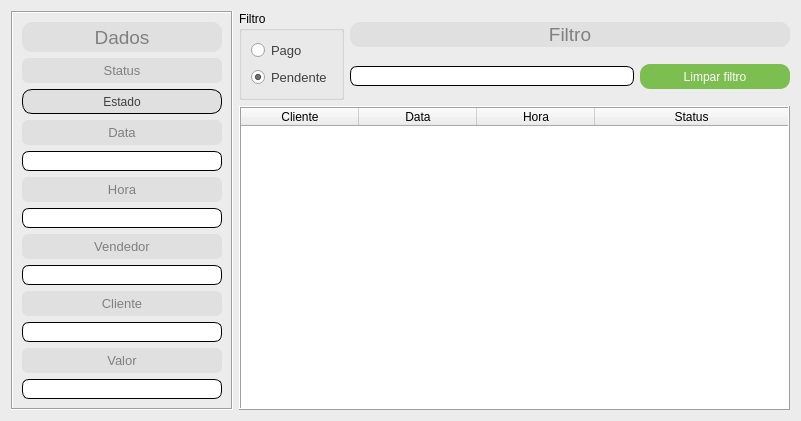
<?xml version="1.0" encoding="UTF-8"?>
<ui version="4.0">
 <class>fm_relatorio_comodato</class>
 <widget class="QDialog" name="fm_relatorio_comodato">
  <property name="geometry">
   <rect>
    <x>0</x>
    <y>0</y>
    <width>801</width>
    <height>417</height>
   </rect>
  </property>
  <property name="windowTitle">
   <string>Relatório de comodato</string>
  </property>
  <property name="styleSheet">
   <string notr="true">QDialog{
background:#ececec
}</string>
  </property>
  <layout class="QGridLayout" name="gridLayout">
   <item row="0" column="0" rowspan="2">
    <widget class="QFrame" name="frame">
     <property name="sizePolicy">
      <sizepolicy hsizetype="Maximum" vsizetype="Minimum">
       <horstretch>0</horstretch>
       <verstretch>0</verstretch>
      </sizepolicy>
     </property>
     <property name="maximumSize">
      <size>
       <width>16777215</width>
       <height>16777215</height>
      </size>
     </property>
     <property name="frameShape">
      <enum>QFrame::Box</enum>
     </property>
     <property name="frameShadow">
      <enum>QFrame::Sunken</enum>
     </property>
     <layout class="QVBoxLayout" name="verticalLayout_7">
      <item>
       <widget class="QLabel" name="label">
        <property name="sizePolicy">
         <sizepolicy hsizetype="Preferred" vsizetype="Preferred">
          <horstretch>0</horstretch>
          <verstretch>0</verstretch>
         </sizepolicy>
        </property>
        <property name="minimumSize">
         <size>
          <width>200</width>
          <height>30</height>
         </size>
        </property>
        <property name="styleSheet">
         <string notr="true">QLabel{
background:#e0e0e0;
color:#808080;
font-size:14pt;
border:none;
border-radius:10px;
}</string>
        </property>
        <property name="text">
         <string>Dados</string>
        </property>
        <property name="alignment">
         <set>Qt::AlignCenter</set>
        </property>
       </widget>
      </item>
      <item>
       <widget class="QLabel" name="lbStatus">
        <property name="minimumSize">
         <size>
          <width>200</width>
          <height>25</height>
         </size>
        </property>
        <property name="styleSheet">
         <string notr="true">QLabel{
background:#e0e0e0;
color:#808080;
font-size:10pt;
border:none;
border-radius:6px;
}</string>
        </property>
        <property name="text">
         <string>Status</string>
        </property>
        <property name="alignment">
         <set>Qt::AlignCenter</set>
        </property>
       </widget>
      </item>
      <item>
       <widget class="QPushButton" name="btnStatus">
        <property name="sizePolicy">
         <sizepolicy hsizetype="Preferred" vsizetype="Maximum">
          <horstretch>0</horstretch>
          <verstretch>0</verstretch>
         </sizepolicy>
        </property>
        <property name="minimumSize">
         <size>
          <width>200</width>
          <height>25</height>
         </size>
        </property>
        <property name="cursor">
         <cursorShape>PointingHandCursor</cursorShape>
        </property>
        <property name="layoutDirection">
         <enum>Qt::LeftToRight</enum>
        </property>
        <property name="styleSheet">
         <string notr="true">QPushButton:enabled{background:#e0e0e0;}
QPushButton:disabled{background:#e0e0e0;}
QPushButton:pressed{background:#e0e0e0;}
QPushButton{
color:#404040;
font-size:9pt;
border:none;
border-radius:10px;
border:1px solid black;
}</string>
        </property>
        <property name="text">
         <string>Estado</string>
        </property>
        <property name="checkable">
         <bool>false</bool>
        </property>
       </widget>
      </item>
      <item>
       <widget class="QLabel" name="lbData">
        <property name="minimumSize">
         <size>
          <width>200</width>
          <height>25</height>
         </size>
        </property>
        <property name="styleSheet">
         <string notr="true">QLabel{
background:#e0e0e0;
color:#808080;
font-size:10pt;
border:none;
border-radius:6px;
}</string>
        </property>
        <property name="text">
         <string>Data</string>
        </property>
        <property name="alignment">
         <set>Qt::AlignCenter</set>
        </property>
       </widget>
      </item>
      <item>
       <widget class="QLineEdit" name="lineData">
        <property name="sizePolicy">
         <sizepolicy hsizetype="Expanding" vsizetype="Maximum">
          <horstretch>0</horstretch>
          <verstretch>0</verstretch>
         </sizepolicy>
        </property>
        <property name="minimumSize">
         <size>
          <width>200</width>
          <height>20</height>
         </size>
        </property>
        <property name="styleSheet">
         <string notr="true">QLineEdit:enabled{background:#ffffff;}
QLineEdit:disabled{background:#e7e7e7;}
QLineEdit{
color:#303030;
font-size:9pt;
border-radius:7px;
border:1px solid black;
}</string>
        </property>
        <property name="text">
         <string/>
        </property>
        <property name="readOnly">
         <bool>true</bool>
        </property>
       </widget>
      </item>
      <item>
       <widget class="QLabel" name="lbHora">
        <property name="minimumSize">
         <size>
          <width>200</width>
          <height>25</height>
         </size>
        </property>
        <property name="styleSheet">
         <string notr="true">QLabel{
background:#e0e0e0;
color:#808080;
font-size:10pt;
border:none;
border-radius:6px;
}</string>
        </property>
        <property name="text">
         <string>Hora</string>
        </property>
        <property name="alignment">
         <set>Qt::AlignCenter</set>
        </property>
       </widget>
      </item>
      <item>
       <widget class="QLineEdit" name="lineHora">
        <property name="sizePolicy">
         <sizepolicy hsizetype="Expanding" vsizetype="Maximum">
          <horstretch>0</horstretch>
          <verstretch>0</verstretch>
         </sizepolicy>
        </property>
        <property name="minimumSize">
         <size>
          <width>200</width>
          <height>20</height>
         </size>
        </property>
        <property name="styleSheet">
         <string notr="true">QLineEdit:enabled{background:#ffffff;}
QLineEdit:disabled{background:#e7e7e7;}
QLineEdit{
color:#303030;
font-size:9pt;
border-radius:7px;
border:1px solid black;
}</string>
        </property>
        <property name="text">
         <string/>
        </property>
        <property name="readOnly">
         <bool>true</bool>
        </property>
       </widget>
      </item>
      <item>
       <widget class="QLabel" name="lbVendedor">
        <property name="minimumSize">
         <size>
          <width>200</width>
          <height>25</height>
         </size>
        </property>
        <property name="styleSheet">
         <string notr="true">QLabel{
background:#e0e0e0;
color:#808080;
font-size:10pt;
border:none;
border-radius:6px;
}</string>
        </property>
        <property name="text">
         <string>Vendedor</string>
        </property>
        <property name="alignment">
         <set>Qt::AlignCenter</set>
        </property>
       </widget>
      </item>
      <item>
       <widget class="QLineEdit" name="lineVendedor">
        <property name="sizePolicy">
         <sizepolicy hsizetype="Expanding" vsizetype="Maximum">
          <horstretch>0</horstretch>
          <verstretch>0</verstretch>
         </sizepolicy>
        </property>
        <property name="minimumSize">
         <size>
          <width>200</width>
          <height>20</height>
         </size>
        </property>
        <property name="styleSheet">
         <string notr="true">QLineEdit:enabled{background:#ffffff;}
QLineEdit:disabled{background:#e7e7e7;}
QLineEdit{
color:#303030;
font-size:9pt;
border-radius:7px;
border:1px solid black;
}</string>
        </property>
        <property name="text">
         <string/>
        </property>
        <property name="readOnly">
         <bool>true</bool>
        </property>
       </widget>
      </item>
      <item>
       <widget class="QLabel" name="lbCliente">
        <property name="minimumSize">
         <size>
          <width>200</width>
          <height>25</height>
         </size>
        </property>
        <property name="styleSheet">
         <string notr="true">QLabel{
background:#e0e0e0;
color:#808080;
font-size:10pt;
border:none;
border-radius:6px;
}</string>
        </property>
        <property name="text">
         <string>Cliente</string>
        </property>
        <property name="alignment">
         <set>Qt::AlignCenter</set>
        </property>
       </widget>
      </item>
      <item>
       <widget class="QLineEdit" name="lineCliente">
        <property name="sizePolicy">
         <sizepolicy hsizetype="Expanding" vsizetype="Maximum">
          <horstretch>0</horstretch>
          <verstretch>0</verstretch>
         </sizepolicy>
        </property>
        <property name="minimumSize">
         <size>
          <width>200</width>
          <height>20</height>
         </size>
        </property>
        <property name="styleSheet">
         <string notr="true">QLineEdit:enabled{background:#ffffff;}
QLineEdit:disabled{background:#e7e7e7;}
QLineEdit{
color:#303030;
font-size:9pt;
border-radius:7px;
border:1px solid black;
}</string>
        </property>
        <property name="text">
         <string/>
        </property>
        <property name="readOnly">
         <bool>true</bool>
        </property>
       </widget>
      </item>
      <item>
       <widget class="QLabel" name="lbValor">
        <property name="minimumSize">
         <size>
          <width>200</width>
          <height>25</height>
         </size>
        </property>
        <property name="styleSheet">
         <string notr="true">QLabel{
background:#e0e0e0;
color:#808080;
font-size:10pt;
border:none;
border-radius:6px;
}</string>
        </property>
        <property name="text">
         <string>Valor</string>
        </property>
        <property name="alignment">
         <set>Qt::AlignCenter</set>
        </property>
       </widget>
      </item>
      <item>
       <widget class="QLineEdit" name="lineValor">
        <property name="sizePolicy">
         <sizepolicy hsizetype="Expanding" vsizetype="Maximum">
          <horstretch>0</horstretch>
          <verstretch>0</verstretch>
         </sizepolicy>
        </property>
        <property name="minimumSize">
         <size>
          <width>200</width>
          <height>20</height>
         </size>
        </property>
        <property name="styleSheet">
         <string notr="true">QLineEdit:enabled{background:#ffffff;}
QLineEdit:disabled{background:#e7e7e7;}
QLineEdit{
color:#303030;
font-size:9pt;
border-radius:7px;
border:1px solid black;
}</string>
        </property>
        <property name="text">
         <string/>
        </property>
        <property name="readOnly">
         <bool>true</bool>
        </property>
       </widget>
      </item>
     </layout>
    </widget>
   </item>
   <item row="0" column="1">
    <widget class="QGroupBox" name="gbFiltro">
     <property name="sizePolicy">
      <sizepolicy hsizetype="Maximum" vsizetype="Minimum">
       <horstretch>0</horstretch>
       <verstretch>0</verstretch>
      </sizepolicy>
     </property>
     <property name="title">
      <string>Filtro</string>
     </property>
     <layout class="QVBoxLayout" name="verticalLayout_8">
      <item>
       <widget class="QRadioButton" name="rbPago">
        <property name="styleSheet">
         <string notr="true">QRadioButton{
color:#404040;
font-size:10pt;
}</string>
        </property>
        <property name="text">
         <string>Pago</string>
        </property>
       </widget>
      </item>
      <item>
       <widget class="QRadioButton" name="rbPendente">
        <property name="styleSheet">
         <string notr="true">QRadioButton{
color:#404040;
font-size:10pt;
}</string>
        </property>
        <property name="text">
         <string>Pendente</string>
        </property>
        <property name="checkable">
         <bool>true</bool>
        </property>
        <property name="checked">
         <bool>true</bool>
        </property>
       </widget>
      </item>
     </layout>
    </widget>
   </item>
   <item row="0" column="2">
    <layout class="QGridLayout" name="gridLayout_2">
     <item row="1" column="0">
      <widget class="QLineEdit" name="lineFiltro">
       <property name="sizePolicy">
        <sizepolicy hsizetype="Expanding" vsizetype="Maximum">
         <horstretch>0</horstretch>
         <verstretch>0</verstretch>
        </sizepolicy>
       </property>
       <property name="minimumSize">
        <size>
         <width>150</width>
         <height>20</height>
        </size>
       </property>
       <property name="styleSheet">
        <string notr="true">QLineEdit:enabled{background:#ffffff;}
QLineEdit:disabled{background:#e7e7e7;}
QLineEdit{
color:#303030;
font-size:9pt;
border-radius:7px;
border:1px solid black;
}</string>
       </property>
      </widget>
     </item>
     <item row="1" column="1">
      <widget class="QPushButton" name="btnFiltro">
       <property name="sizePolicy">
        <sizepolicy hsizetype="Maximum" vsizetype="Maximum">
         <horstretch>0</horstretch>
         <verstretch>0</verstretch>
        </sizepolicy>
       </property>
       <property name="minimumSize">
        <size>
         <width>150</width>
         <height>25</height>
        </size>
       </property>
       <property name="styleSheet">
        <string notr="true">QPushButton:enabled{background:#7dbe50;}
QPushButton:disabled{background:#aaff7f;}
QPushButton:pressed{background:#aaff00;}
QPushButton{
color:#ffffff;
font-size:9pt;
border:none;
border-radius:10px;
}</string>
       </property>
       <property name="text">
        <string>Limpar filtro</string>
       </property>
      </widget>
     </item>
     <item row="0" column="0" colspan="2">
      <widget class="QLabel" name="lb">
       <property name="sizePolicy">
        <sizepolicy hsizetype="Minimum" vsizetype="Maximum">
         <horstretch>0</horstretch>
         <verstretch>0</verstretch>
        </sizepolicy>
       </property>
       <property name="minimumSize">
        <size>
         <width>150</width>
         <height>25</height>
        </size>
       </property>
       <property name="styleSheet">
        <string notr="true">QLabel{
background:#e0e0e0;
color:#808080;
font-size:14pt;
border:none;
border-radius:10px;
}</string>
       </property>
       <property name="text">
        <string>Filtro</string>
       </property>
       <property name="alignment">
        <set>Qt::AlignCenter</set>
       </property>
      </widget>
     </item>
    </layout>
   </item>
   <item row="1" column="1" colspan="2">
    <widget class="QTableWidget" name="tw">
     <property name="cursor" stdset="0">
      <cursorShape>PointingHandCursor</cursorShape>
     </property>
     <property name="styleSheet">
      <string notr="true">QTableWidget{
color:#303030;
font-size:9pt;
}</string>
     </property>
     <property name="frameShape">
      <enum>QFrame::Box</enum>
     </property>
     <property name="frameShadow">
      <enum>QFrame::Raised</enum>
     </property>
     <property name="editTriggers">
      <set>QAbstractItemView::NoEditTriggers</set>
     </property>
     <property name="selectionMode">
      <enum>QAbstractItemView::SingleSelection</enum>
     </property>
     <property name="selectionBehavior">
      <enum>QAbstractItemView::SelectRows</enum>
     </property>
     <property name="sortingEnabled">
      <bool>true</bool>
     </property>
     <attribute name="horizontalHeaderMinimumSectionSize">
      <number>50</number>
     </attribute>
     <attribute name="horizontalHeaderDefaultSectionSize">
      <number>118</number>
     </attribute>
     <attribute name="horizontalHeaderHighlightSections">
      <bool>false</bool>
     </attribute>
     <attribute name="horizontalHeaderStretchLastSection">
      <bool>true</bool>
     </attribute>
     <attribute name="verticalHeaderVisible">
      <bool>false</bool>
     </attribute>
     <attribute name="verticalHeaderHighlightSections">
      <bool>false</bool>
     </attribute>
     <column>
      <property name="text">
       <string>Cliente</string>
      </property>
     </column>
     <column>
      <property name="text">
       <string>Data</string>
      </property>
     </column>
     <column>
      <property name="text">
       <string>Hora</string>
      </property>
     </column>
     <column>
      <property name="text">
       <string>Status</string>
      </property>
     </column>
    </widget>
   </item>
  </layout>
 </widget>
 <resources/>
 <connections/>
</ui>
